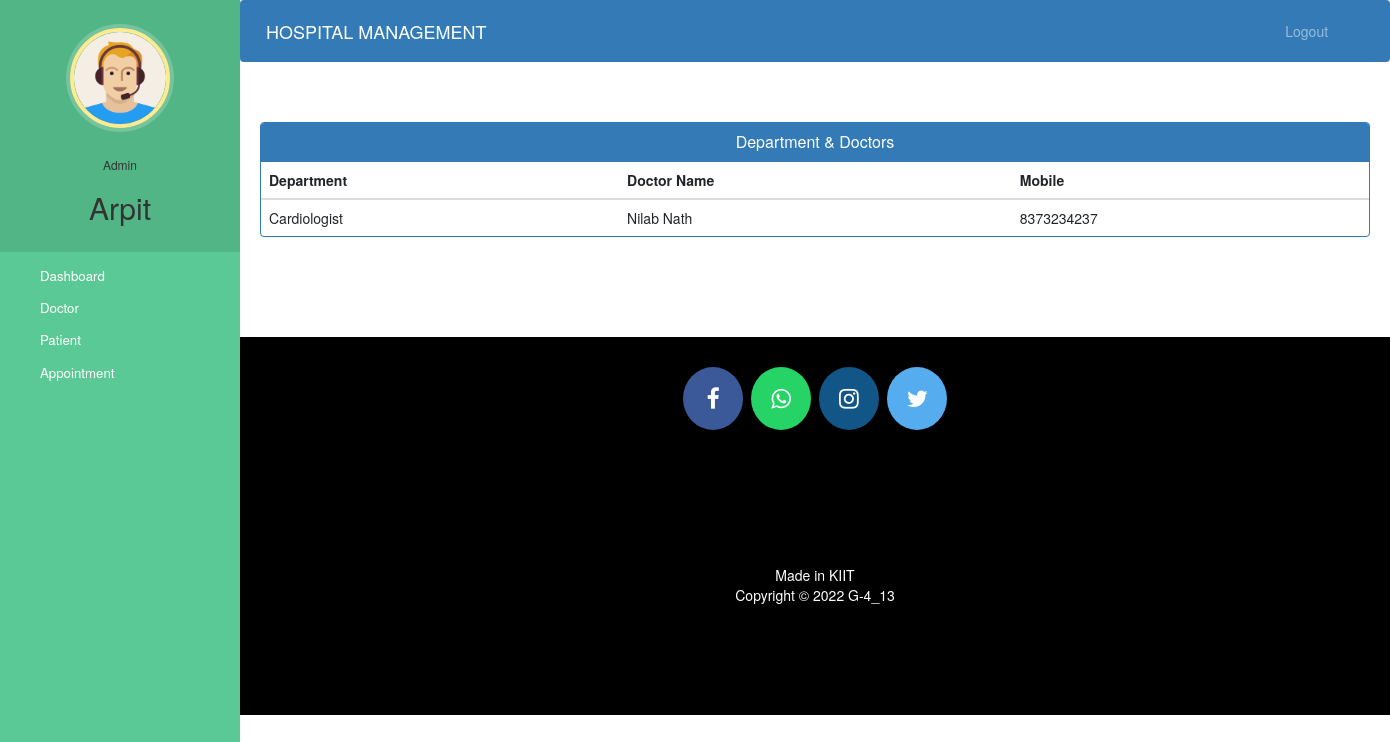
Screenshot of /admin-view-doctor-specialisation (signed in) with the database file from the repository.
### hospital/models.py (models this page shows, shortened)
class Doctor(models.Model):
    user=models.OneToOneField(User,on_delete=models.CASCADE)
    profile_pic= models.ImageField(upload_to='profile_pic/DoctorProfilePic/',null=True,blank=True)
    address = models.CharField(max_length=40)
    mobile = models.CharField(max_length=20,null=True)
    department= models.CharField(max_length=50,choices=departments,default='Cardiologist')
    status=models.BooleanField(default=False)
    @property
    def get_name(self):
        return self.user.first_name+" "+self.user.last_name

### hospital/views.py (the view)
# urls.py: path('admin-view-doctor-specialisation',views.admin_view_doctor_specialisation_view,name='admin-view-doctor-specialisation'),
@login_required(login_url='adminlogin')
@user_passes_test(is_admin)
def admin_view_doctor_specialisation_view(request):
    doctors=models.Doctor.objects.all().filter(status=True)
    return render(request,'hospital/admin_view_doctor_specialisation.html',{'doctors':doctors})

### hospital/views.py (called while the page is built)
def is_admin(user):
    return user.groups.filter(name='ADMIN').exists()

### templates/hospital/admin_view_doctor_Specialisation.html (shortened to what this page needs)
{% extends 'hospital/admin_base.html' %}
{% block content %}
<head>
  <link href="//netdna.bootstrapcdn.com/bootstrap/3.0.0/css/bootstrap.min.css" rel="stylesheet" id="bootstrap-css">
</head>
<div class="container">
  <div class="panel panel-primary">
    <div class="panel-heading">
      <h6 class="panel-title">Department & Doctors</h6>
    </div>
    <table class="table table-hover" id="dev-table">
      <thead>
        <tr>
          <th>Department</th>
          <th>Doctor Name</th>
          <th>Mobile</th>
        </tr>
      </thead>
      {% for d in doctors %}
      <tr>
        <td>{{d.department}}</td>
        <td> {{d.get_name}}</td>
        <td>{{d.mobile}}</td>
      </tr>
      {% endfor %}
    </table>
  </div>
</div>
{% endblock content %}

### templates/hospital/admin_base.html (shortened to what this page needs)
<!DOCTYPE html>
{% load static %}
<html lang="en">
<head>
  <link rel="stylesheet" href="https://stackpath.bootstrapcdn.com/bootstrap/4.3.1/css/bootstrap.min.css">
  <link rel="stylesheet" href="https://maxcdn.bootstrapcdn.com/font-awesome/4.7.0/css/font-awesome.min.css">
  <link rel="stylesheet" href="{% static '/style.css' %}">
</head>
<body>
  <nav class="menu" tabindex="0">
    <header class="avatar">
      <img src="{% static "images/adminpropic.png" %}" />
      <br><br>
      <h6>Admin</h6>
      <h2>{{request.user.first_name}}</h2>
    </header>
    <ul>
      <li tabindex="0" class="icon-dashboard"> <a style="color:white; text-decoration:none;" href="/admin-dashboard"><span>Dashboard</span></a> </li>
      <li tabindex="0" class="icon-customers"> <a style="color:white; text-decoration:none;" href="/admin-doctor"><span>Doctor</span></a></li>
      <li tabindex="0" class="icon-users"> <a style="color:white; text-decoration:none;" href="/admin-patient"><span>Patient</span></a></li>
      <li tabindex="0" class="icon-calendar"> <a style="color:white; text-decoration:none;" href="/admin-appointment"><span>Appointment</span></a></li>
    </ul>
  </nav>
  <main>
    <div class="bs-example">
      <nav class="navbar navbar-expand-md  navbar-dark fixed-top" style="background:#337AB7;">
        <a href="/admin-dashboard" class="navbar-brand">HOSPITAL MANAGEMENT</a>
        <div class="collapse navbar-collapse justify-content-between" id="navbarCollapse">
          <div class="navbar-nav" style=" margin-left: 90%;">
            <a href="/logout" class="nav-item nav-link">Logout</a>
          </div>
        </div>
      </nav>
    </div>
    <br><br>
    {% block content %}
    {% endblock content %}
    <br><br><br><br>
    <footer>
      <p>
        <a id="ftr" href="https://www.facebook.com/priyanshi.prakash.37" class="fa fa-facebook"></a>
        <a id="ftr" href="https://wa.link/5n66bk" class="fa fa-whatsapp"></a>
        <a id="ftr" href="https://www.instagram.com/hayagrivaprsnigarbha/" class="fa fa-instagram"></a>
        <a id="ftr" href="https://twitter.com/PrsnigarbhAjita" class="fa fa-twitter"></a>
      </p>
      <br>
      <div class="container">
        <div class="row">
          <div class="col-md-12 col-sm-12">
            <div style="color:#ffffff;" class="wow fadeInUp footer-copyright">
              <p>Made in KIIT <br>
                Copyright &copy; 2022 G-4_13 </p>
            </div>
          </div>
        </div>
      </div>
    </footer>
  </main>
</body>
</html>

### static/style.css (style rules this page uses)
body { padding-left: 240px; }
main { position: relative; height: 100vh; }
.menu { background: #5bc995; height: 100vh; width: 240px; position: fixed; top: 0px; left: 0; z-index: 5; outline: none; }
.menu .avatar { background: rgba(0, 0, 0, 0.1); padding: 2em 0.5em; text-align: center; }
.menu .avatar img { width: 100px; border-radius: 50%; overflow: hidden; border: 4px solid #ffea92; box-shadow: 0 0 0 4px rgba(255, 255, 255, 0.2); }
.menu .avatar h2 { font-weight: normal; margin-bottom: 0; }
.menu ul { list-style: none; padding: 0.5em 0; margin: 0; }
.menu ul li { padding: 0.5em 1em 0.5em 3em; font-size: 0.95em; font-weight: regular; background-repeat: no-repeat; background-position: left 15px center; background-size: auto 20px; transition: all 0.15s linear; cursor: pointer; }
.menu ul li.icon-dashboard { background-image: url("http://www.entypo.com/images//gauge.svg"); }
.menu ul li.icon-customers { background-image: url("http://www.entypo.com/images//briefcase.svg"); }
.menu ul li.icon-users { background-image: url("http://www.entypo.com/images//users.svg"); }
.menu ul li.icon-calendar { background-image: url("http://www.entypo.com/images//calendar.svg"); }

### templates/hospital/admin_base.html (style rules this page uses)
a:link { text-decoration: none; }
a { color: white; }
footer { padding: 0px 0px 0px 0px; background-color: black; margin: 0px; }
#ftr { padding: 20px; }
.fa { font-size: 23px; width: 60px; text-align: center; text-decoration: none; margin: 5px 2px; border-radius: 50%; }
.fa-facebook { background: #3B5998; color: white; margin-top: 30px; }
.fa-whatsapp { background: #25d366; color: white; }
.fa-twitter { background: #55ACEE; color: white; }
.fa-instagram { background: #125688; color: white; }
p { text-align: center; }
body { padding-left: 240px; }
main { position: relative; height: 100vh; }
.menu { background: #5bc995; height: 100vh; width: 240px; position: fixed; top: 0px; left: 0; z-index: 5; outline: none; }
.menu .avatar { background: rgba(0, 0, 0, 0.1); padding: 2em 0.5em; text-align: center; }
.menu .avatar img { width: 100px; border-radius: 50%; overflow: hidden; border: 4px solid #ffea92; box-shadow: 0 0 0 4px rgba(255, 255, 255, 0.2); }
.menu .avatar h2 { font-weight: normal; margin-bottom: 0; }
.menu ul { list-style: none; padding: 0.5em 0; margin: 0; }
.menu ul li { padding: 0.5em 1em 0.5em 3em; font-size: 0.95em; font-weight: regular; background-repeat: no-repeat; background-position: left 15px center; background-size: auto 20px; transition: all 0.15s linear; cursor: pointer; }
.menu ul li.icon-dashboard { background-image: url("http://www.entypo.com/images//gauge.svg"); }
.menu ul li.icon-customers { background-image: url("http://www.entypo.com/images//briefcase.svg"); }
.menu ul li.icon-users { background-image: url("http://www.entypo.com/images//users.svg"); }
.menu ul li.icon-calendar { background-image: url("http://www.entypo.com/images//calendar.svg"); }

### templates/hospital/admin_view_doctor_Specialisation.html (style rules this page uses)
a:link { text-decoration: none; }
h6 { text-align: center; }
.row { margin: 100px; }

### rows the page displays
Doctor: department "Cardiologist", get_name "Nilab Nath", mobile "8373234237"

### other values shown
{{ request.user.first_name }} "Arpit"
